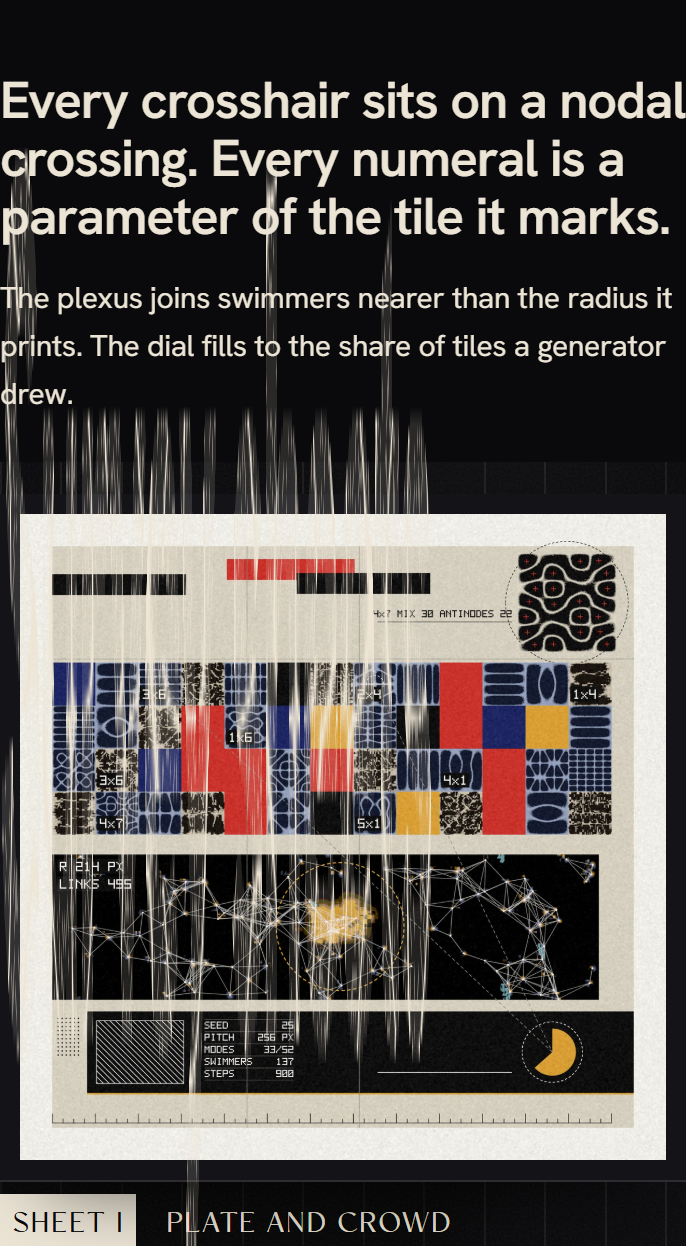
#> input picture feed-25/build/audit/gallery-375/2026_10_23_feed_test_25_build_index_html__canvas0.png, 686 x 1246 px
$ python -i texture.py   (imports and definitions only)
#> lines starting #> are read from the running program, lines starting #| are printed output that depends on the picture
### packages/decompose/design_parts/design_parts/imageio.py
# SPDX-FileCopyrightText: 2026 Zain Dana Harper
# SPDX-License-Identifier: AGPL-3.0-only
"""Image normaliser and colour conversion shared by every extractor.

Images are read as data only (PIL decodes them; nothing in a media folder is executed). Every image
passes one normaliser before measurement: RGB, longest side 512 (Lanczos), one JPEG round trip at
quality 80. This is the taste study's normaliser, so measurements line up with that table.
Extractors then work on a working copy whose longest side is WORK (256 px) unless they say otherwise.
"""
import io

import numpy as np
from PIL import Image

SIDE, JPEG_Q, WORK = 512, 80, 256
Image.MAX_IMAGE_PIXELS = 200_000_000


# [39 lines left out: functions normalise, open_image, to_array, not called in this run]


def srgb_to_lab(rgb):
    """sRGB in [0,1] (..., 3) -> CIE Lab (D65)."""
    c = np.where(rgb <= 0.04045, rgb / 12.92, ((rgb + 0.055) / 1.055) ** 2.4)
    M = np.array([[0.4124564, 0.3575761, 0.1804375],
                  [0.2126729, 0.7151522, 0.0721750],
                  [0.0193339, 0.1191920, 0.9503041]])
    xyz = c @ M.T / np.array([0.95047, 1.0, 1.08883])
    e = 216 / 24389
    f = np.where(xyz > e, np.cbrt(xyz), (24389 / 27 * xyz + 16) / 116)
    L = 116 * f[..., 1] - 16
    a = 500 * (f[..., 0] - f[..., 1])
    b = 200 * (f[..., 1] - f[..., 2])
    return np.stack([L, a, b], -1)


def lightness(rgb):
    return srgb_to_lab(rgb)[..., 0]

### packages/decompose/design_parts/design_parts/texture.py
# SPDX-FileCopyrightText: 2026 Zain Dana Harper
# SPDX-License-Identifier: AGPL-3.0-only
"""Negative space, line weight, motif repetition and spectrum slope.

neg_space       share of 8x8-pixel blocks (on the 256 px working copy) that are flat: lightness
                standard deviation < 2.5 and chroma standard deviation < 3.
line_weight     stroke width in pixels at 256 px of the minority (ink) class after an Otsu split on
                lightness: twice the median distance-transform value on the stroke ridges.
self_sim        height of the strongest autocorrelation peak outside the central lobe (0 to 1).
rhythm          strongest non-DC peak of the row and column edge profiles, as a share of profile power,
                and its period in pixels.
spec_slope      slope of the radially averaged power spectrum of lightness, log-log, 4 to N/4 cycles.
"""
import numpy as np
from scipy import ndimage as ndi

from .imageio import srgb_to_lab


# [105 lines left out: functions negative_space, otsu, ink_mask, line_weight, autocorr, self_similarity and 2 more, not called in this run]


def measure(rgb):
    L = srgb_to_lab(rgb)[..., 0]
    out = negative_space(rgb)
    out.update(line_weight(L))
    out.update(self_similarity(L))
    out.update(rhythm(L))
    out.update(spectrum_slope(L))
    return out

>>> import cv2
>>> picture = cv2.imread('../../../../feed-25/build/audit/gallery-375/2026_10_23_feed_test_25_build_index_html__canvas0.png', cv2.IMREAD_GRAYSCALE)
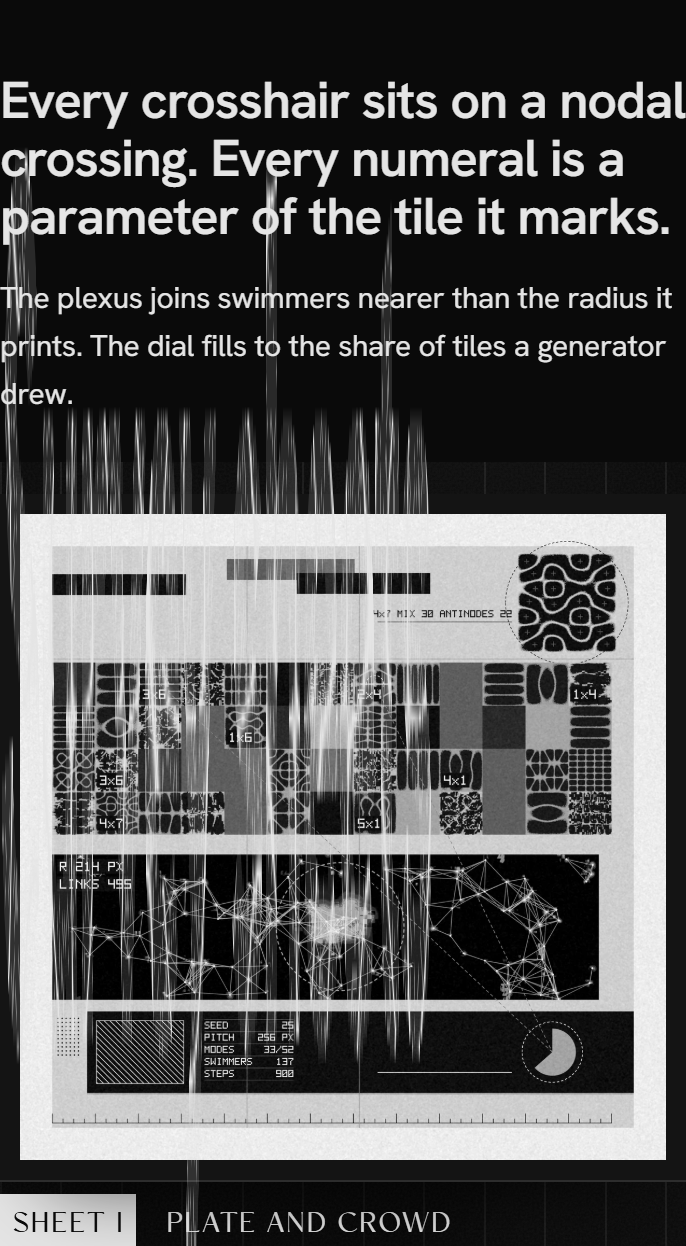
#> picture: shape (1246, 686); min 0, max 250, mean 84.1
>>> result = measure(picture)
#> in srgb_to_lab, `c = np.where(rgb <= 0.04045, rgb / 12.92, ((rgb + 0.055) / 1.055) ** 2..`:
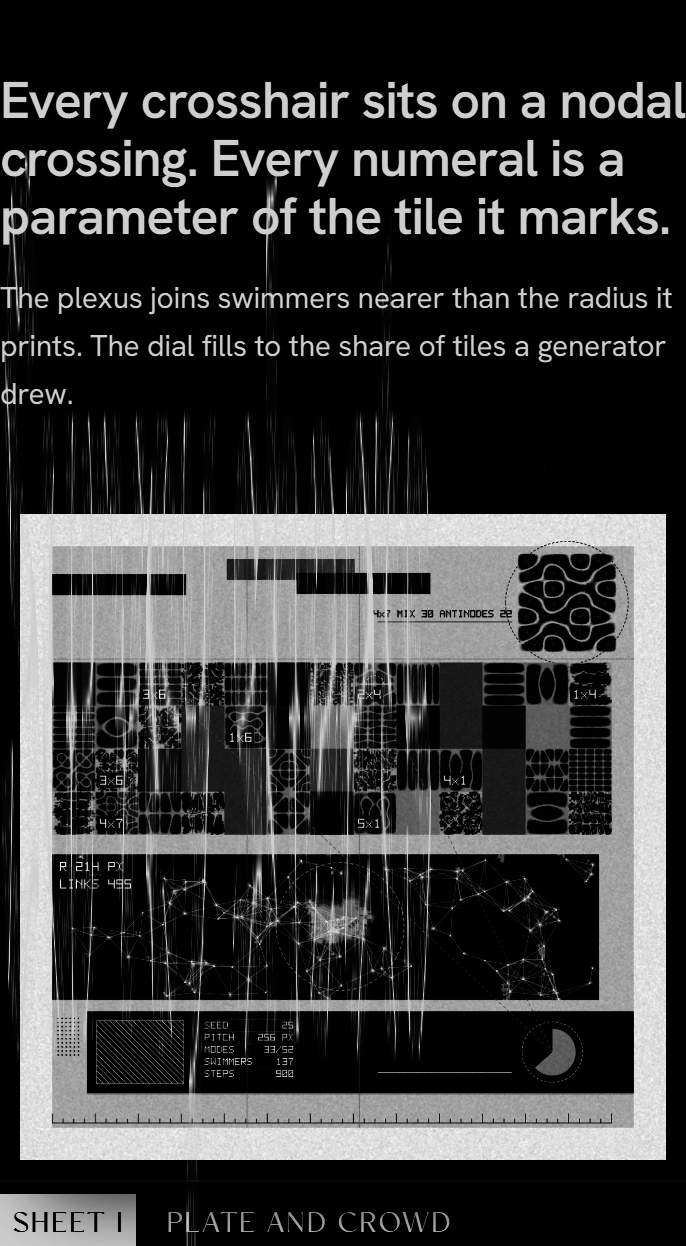
#> c: shape (1246, 686) float64; min 0, max 500586.8, mean 111869.1; drawn with min black and max white
#> (the run stopped early here; a loop or call above may not have finished)

$ run again, on feed-25/build/audit/gallery-375/2026_10_23_feed_test_25_build_index_html__view.png
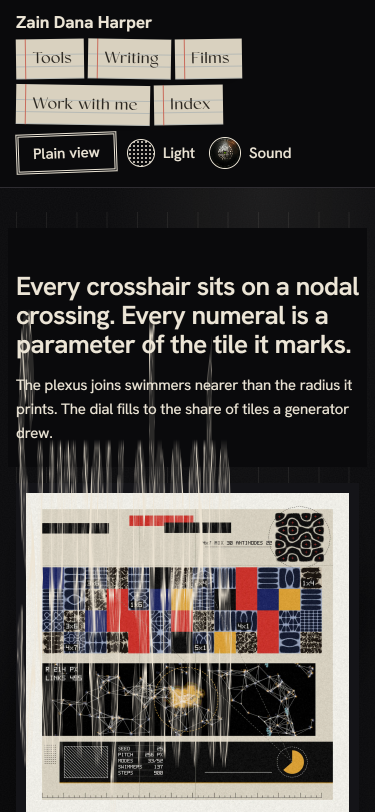
#> input picture feed-25/build/audit/gallery-375/2026_10_23_feed_test_25_build_index_html__view.png, 750 x 1624 px (shown at 1/2 size)
#> `picture = cv2.imread('../../../../feed-25/build/audit/gallery-375/2026..`:
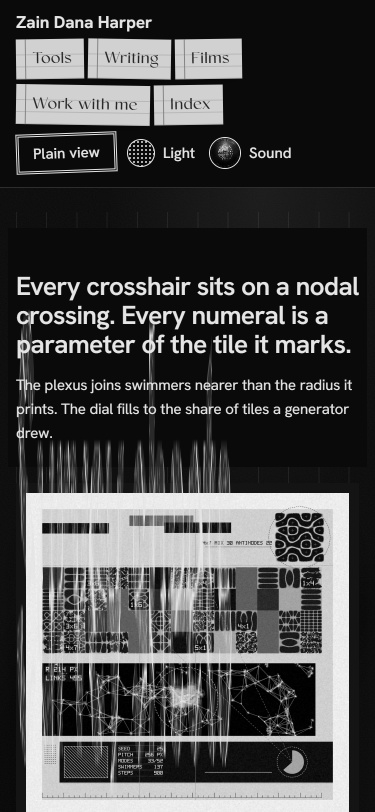
#> picture: shape (1624, 750) (shown at 1/2 size); min 0, max 254, mean 72.3
#> in srgb_to_lab, `c = np.where(rgb <= 0.04045, rgb / 12.92, ((rgb + 0.055) / 1.055) ** 2..`:
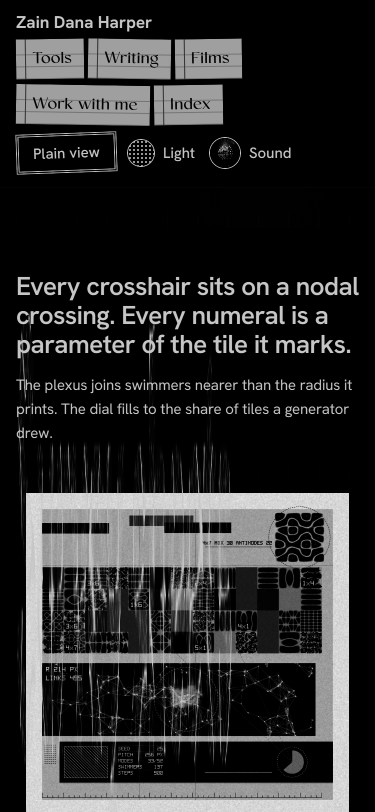
#> c: shape (1624, 750) float64 (shown at 1/2 size); min 0, max 520020.8, mean 93684.9; drawn with min black and max white

$ run again, on feed-25/build/audit/gallery-375/2026_10_23_feed_test_25_build_index_html__view_200.png
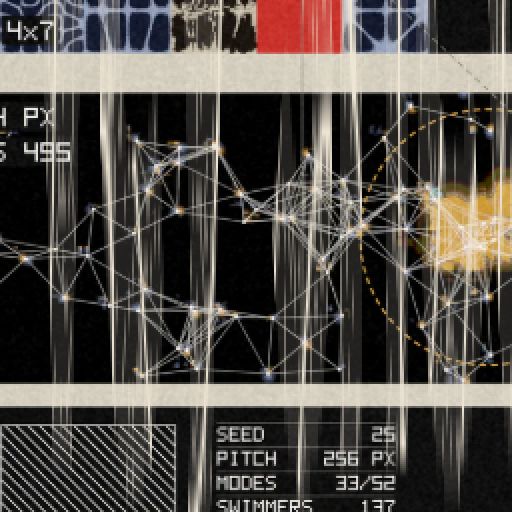
#> input picture feed-25/build/audit/gallery-375/2026_10_23_feed_test_25_build_index_html__view_200.png, 512 x 512 px
#> `picture = cv2.imread('../../../../feed-25/build/audit/gallery-375/2026..`:
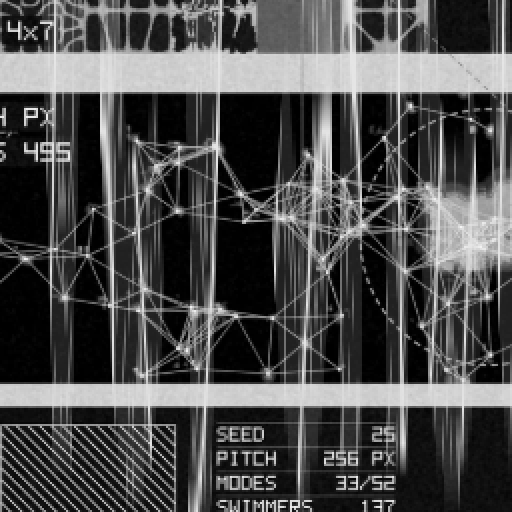
#> picture: shape (512, 512); min 0, max 245, mean 77.1
#> in srgb_to_lab, `c = np.where(rgb <= 0.04045, rgb / 12.92, ((rgb + 0.055) / 1.055) ** 2..`:
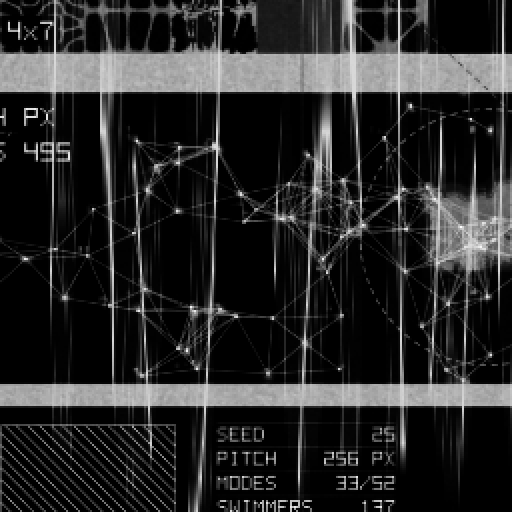
#> c: shape (512, 512) float64; min 0, max 476899.3, mean 78326.2; drawn with min black and max white
